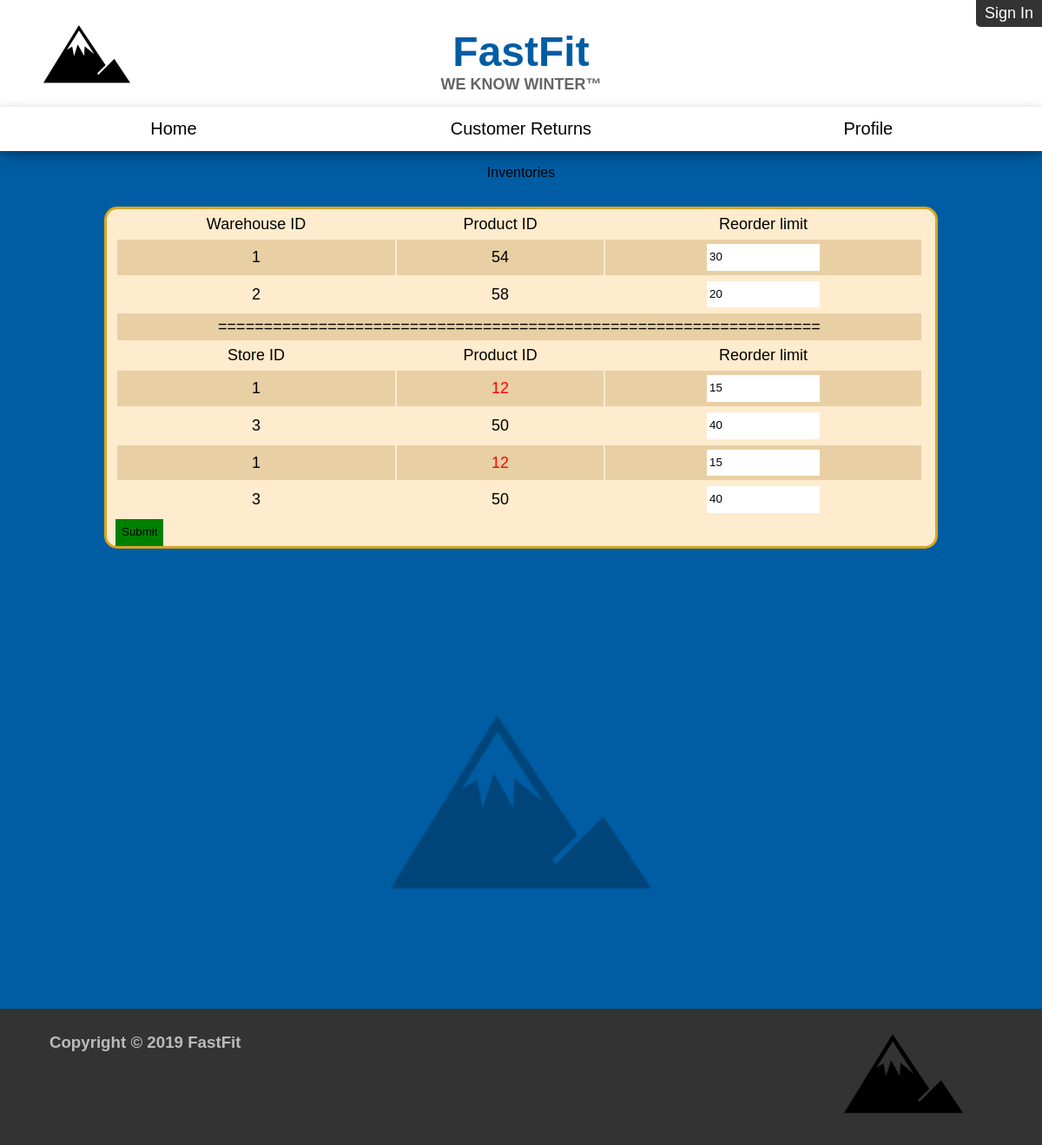
/manage.php, run on the app's committed database.
### tables this page shows
CREATE TABLE `warehouseinventory` (
  `WarehouseID` char(5) NOT NULL,
  `ProductID` char(10) NOT NULL,
  `Quantity` int(3) NOT NULL,
  `Reorder_Limit` int(2) NOT NULL
);

CREATE TABLE `storeinventory` (
  `StoreID` char(10) NOT NULL,
  `ItemID` char(10) NOT NULL,
  `StoreInventory_Quantity` int(3) NOT NULL,
  `Reorder_Limit` int(2) NOT NULL
);

### inventget.php (the view, shortened to what this page needs)
<?php
    include "database.php";
        $sql = "SELECT * FROM WAREHOUSEINVENTORY";
        $stmt = $pdo->prepare($sql);
        $stmt->execute();
        $warehouseID = array();
        array_push($warehouseID, $stmt->fetchAll(PDO::FETCH_COLUMN, 0));
        $sql = "SELECT * FROM STOREINVENTORY";
        $stmt = $pdo->prepare($sql);
        $stmt->execute();
        $storeID = array();
        array_push($storeID, $stmt->fetchAll(PDO::FETCH_COLUMN, 0));
        echo '<tr> <td> Warehouse ID </td> <td> Product ID </td> <td> Reorder limit </td></tr>';
        for($i = 0; $i<count($warehouseID[0]); $i++){
            $sql = "SELECT * FROM warehouseinventory WHERE warehouseID=:WID";
            $stmt = $pdo->prepare($sql);
            $stmt->execute(["WID" => $warehouseID[0][$i]]);
            $data = $stmt->fetchAll();
            for($o = 0; $o<count($data); $o++){
                if(count($data)>0){
                    if($data[$o][2]<$data[$o][3]){
                        echo '<tr>';
                        echo '<td>', $data[$o][1], '</td>';
                        echo '<td  style="color: red;">', $data[$o][2], '</td>';
                        echo '<td> <input name = "warehouselim[',$i,'][', $o,']" value="', $data[$o][3],'">';
                        echo '<td> <input type="hidden" name = "WproductID[',$i,'][', $o,']" value="', $data[$o][1],'">';
                        echo '<td> <input type="hidden" name = "warehouseID[',$i,'][', $o,']" value="', $data[$o][0],'">';
                        echo '</tr>';
                    }
                    else{
                        echo '<tr>';
                        echo '<td>', $data[$o][1], '</td>';
                        echo '<td>', $data[$o][2], '</td>';
                        echo '<td> <input name = "warehouselim[',$i,'][', $o,']" value="', $data[$o][3],'">';
                        echo '</tr>';
                    }
                }
            }
        }
        echo '<tr><td colspan="3">==================================================================';
        echo '</td></tr><tr> <td> Store ID </td> <td> Product ID </td> <td> Reorder limit </td></tr>';
        for($i = 0; $i<count($storeID[0]); $i++){
            $sql = "SELECT * FROM storeinventory WHERE storeID=:STID";
            $stmt = $pdo->prepare($sql);
            $stmt->execute(["STID" => $storeID[0][$i]]);
            $data = $stmt->fetchAll();
            for($o = 0; $o<count($data); $o++){
                if(count($data)>0){
                    if($data[$o][2]<$data[$o][3]){
                        echo '<tr>';
                        echo '<td>', $data[$o][1], '</td>';
                        echo '<td  style="color: red;">', $data[$o][2], '</td>';
                        echo '<td> <input name = "storelim[',$i,'][', $o,']" value="', $data[$o][3],'">';
                        echo '</tr>';
                    }
                    else{
                        echo '<tr>';
                        echo '<td>', $data[$o][1], '</td>';
                        echo '<td>', $data[$o][2], '</td>';
                        echo '<td> <input name = "storelim[',$i,'][', $o,']" value="', $data[$o][3],'">';
                        echo '</tr>';
                    }
                }
            }
        }
?>

### manage.php (shortened to what this page needs)
<!DOCTYPE HTML>
<?php
    require "database.php";
?>
<html>
    <head>
        <link rel="stylesheet" href="baseCSS.css">
    </head>
    <header id = "header"><?php include "header.php"; ?></header>
    <body>
    <p>Inventories</p>
        <div class = "classic panel" id = "inventory">
            <form id = "manageLeadersForm" method = "post" action = "updateinvent.php">
                <table id = "inventoryTable" class = "listing">
                    <?php include "inventget.php"; ?>
                </table>
                <tr><td colspan='3'><input type="submit" value="Submit" style="background-color:green;"></td></tr>
            </form>
        </div>
        <div id = "footerPusher">
            <img id = "fixedBGImg" src = "img/mountain.png">
        </div>
    </body>
    <footer id = "footer"><?php include "footer.php"; ?></footer>
</html>

### header.php (shortened to what this page needs)
<div id = "banner" style = "width:100%">
	<img id = "LPLogo" src = "img/mountain.png" style = "opacity: 0; height: 100px;">
	<h1 class = "baseText" style = "padding-bottom: 0px; margin-bottom:0px; color: #005da3;"><span id = "LPNHS" style = "cursor: pointer;" onclick = "location.href='index.php'" title = "LPNHS - Home">FastFit</span></h1>
	<h2 class = "baseTextb" style = "padding-top: 0px; margin-top:0px; color: #666;">WE KNOW WINTER™</h2>
	<?php if(isset($_SESSION["EmployeeID"]) || isset($_SESSION["CustomerID"])) : ?>
		<div id = "headerLogout" class = "headerSignIn"><button id = "headerLogoutButton">Sign Out</button></div>
	<?php else: ?>
		<div id = "headerLogin" class = "headerSignIn"><button id = "headerLoginButton">Sign In</button></div>
	<?php endif; ?>
</div>
<div id = "navBarWrapper">
    <nav id = "navBar" class = "topnav">
        <?php if(isset($_SESSION["EmployeeID"]) || isset($_SESSION["CustomerID"])) : ?>
            <div id = "navBarNormal"><a class = "baseText" id = "homeLink" href = "index.php">Home</a><!--Removing spacing
            --><a class = "baseText" id = "eventsLink" href = "manage.php">manage</a><!--Removing spacing
            --><a class = "baseText" id = "membersLink" href = "members.php">3</a><!--Removing spacing
			--><a class = "baseText" id = "myProfileLink" href = "profile.php">Profile</a></div><!--Removing spacing
            --><div class="dropdown"><!--Removing spacing
            --><a class = "baseText" href="index.php">Home</a><!--Removing spacing
            --><a class = "baseText" href="profile.php">Profile</a><!--Removing spacing
            --><button onclick="navBarDD()" class="dropbtn" aria-haspopup="true">&#9776;</button>
                <div id="navBarDD" class="dropdown-content">
                    <a style="padding-left: 10px;border-bottom: .5px solid gray;width:100%;" href="events.php">2</a>
                    <a style="padding-left: 10px;border-bottom: .5px solid gray;width:100%;" href="members.php">3</a>
                    <a style="padding-left: 10px;border-bottom: .5px solid gray;width:100%;" href="logout.php">Sign Out</a>
                </div></div>
        <?php else :?>
        <div id = "navBarNormal"><a class = "baseText" id = "homeLink" style="width:33.33%" href = "index.php">Home</a><a class = "baseText" id = "customerReturns" style="width:33.33%" href = "customerreturnbarcode.php">Customer Returns</a><a class = "baseText" id = "manage" style="width:33.33%" href = "profile.php">Profile</a></div>
        <?php endif; ?>
    </nav>
</div>

### footer.php (shortened to what this page needs)
<div class="flexContainer" style="margin: 0; padding: 0; position: relative; top: 0;">
    <div class="flexItemStart" id="contactUsFlexItem">
        <h3 style = "text-align: left">Copyright © 2019 FastFit</h3>
    </div>
    <div class="flexItemStart" id="bugFlexItem">
    </div>
    <div class="flexItemCenter" id="imageFlexItem">
        <img src = "img/mountain.png" id="NHSimageItem" style = "width: 137px; display: block; margin: 0 auto;" >
    </div>
</div>

### baseCSS.css (style rules this page uses)
body { margin: 0px; background-color: #005da3; min-height: 100%; }
div.panel { border: 3px solid; border-radius: 15px; margin: 30px 10%; padding: 0px 10px; }
div.classic { border-color: #daa520; background-color: #ffebcd; }
#banner { background-color: #fff; width: 100%; overflow: hidden; }
#fixedBGImg { display: block; position: fixed; opacity:0.25; width: 300px; margin: 10% calc(50% - 150px); z-index:-1; }
@media only screen and (min-width: 629px) { #imageFlexItem { width: 20%; } }
@media only screen and (min-width: 629px) { #bugFlexItem { width: 40%; } }
@media only screen and (min-width: 629px) { #NHSimageItem { width: 137px; } }
@media only screen and (min-width: 629px) { .flexContainer { display: flex; align-items: center; justify-content: center; width: 100%; flex-direction: row; } }
@media only screen and (min-width: 629px) { .flexItemStart { margin: 0px auto; align-self: flex-start; padding: 0px 15px; } }
@media only screen and (min-width: 629px) { .flexItemCenter { margin: 0 auto; align-self: center; } }
@media only screen and (min-width: 629px) { footer { margin: 0px; padding: 10px; width: calc(100% - 20px); position: absolute; left: 0; background-color: #333; color: #bbb; font-family: Bookman, sans-serif; overflow-x: hidden; } }
@media only screen and (min-width: 629px) { #footerPusher { position:relative; margin:0; padding:0; min-height: calc(-300px + 100vh); } }
@media only screen and (min-width: 629px) { input, textarea { border: 1px solid transparent; resize: none; } }
@media only screen and (min-width: 629px) { button { border: none; padding: 5px 10px; border-radius: 15px; font-size: 12px; } }
@media only screen and (min-width: 629px) { div.headerSignIn { position: absolute; top: 0; right: 0; } }
@media only screen and (min-width: 629px) { div.headerSignIn button { border-radius: 0px; border-bottom-left-radius: 5px; background-color: #333; color: #fff; font-size: 18px; } }
@media only screen and (min-width: 629px) { #navBar { box-shadow: 0 4px 8px 0 rgba(0, 0, 0, 0.2), 0 6px 20px 0 rgba(0, 0, 0, 0.19); background-color: #fff; border-radius: 0px; margin-bottom: 0; white-space: nowrap; } }
@media only screen and (min-width: 629px) { .topnav { background-color: #333; overflow: hidden; display: block; padding: 0px; width: 100%; } }
@media only screen and (min-width: 629px) { .topnav a { display: inline-block; color: black; text-align: center; padding: 14px 0px; text-decoration: none; font-size: 20px; width: 25%; } }
@media only screen and (min-width: 629px) { p { font-family: Bookman, sans-serif; text-align: center; } }
@media only screen and (min-width: 629px) { .baseText { font-family: Bookman, sans-serif; text-align: center; font-size:48px; } }
@media only screen and (min-width: 629px) { .baseTextb { font-family: Bookman, sans-serif; text-align: center; font-size:18px; } }
@media only screen and (min-width: 629px) { #LPLogo { position:absolute; bottom:calc(100% - 115px); right:calc(100% - 150px); z-index:1; } }

### manage.php (style rules this page uses)
table { width: 100%; font-family: Bookman, sans-serif; text-align: center; }
table td { padding: 5px 0; margin: 0; }
table tr:nth-child(even) { background-color: #e8cfa4; }
input { -webkit-box-sizing: border-box; -moz-box-sizing: border-box; box-sizing: border-box; resize: none; -moz-transition: none 0s ease 0s; line-height: 2em; }
@media only screen and (min-width: 629px) { #informationContainer form table th, td { padding: 5px; font-family: Bookman, sans-serif; font-size: 18px; text-align: center; } }
@media only screen and (min-width: 629px) { input { max-width: 130px; } }

### data on the page
warehouseinventory: ProductID "1", Quantity "54", Reorder_Limit "30"
warehouseinventory: ProductID "2", Quantity "58", Reorder_Limit "20"
storeinventory: ItemID "1", StoreInventory_Quantity "12", Reorder_Limit "15"
storeinventory: ItemID "3", StoreInventory_Quantity "50", Reorder_Limit "40"
